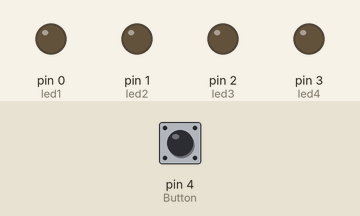
Recording of a sketch running on a simulated Arduino Uno, built with avr-gcc and run on an emulated ATmega328P. On the bench: output pins drawn as LEDs (lit = HIGH). The test bench sets the inputs (shaded band); at power-on: pin 4 (Button) LOW.

Above: at 1.2 s.
1.3 s: pin 4 (Button) pulled HIGH for 0.15 s
At 1.8 s:
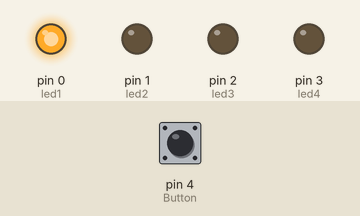
4.4 s: pin 4 (Button) pulled HIGH for 1 s
At 4.4 s:
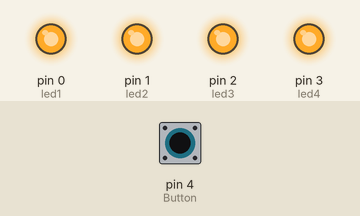
8.4 s: pin 4 (Button) pulled HIGH for 3.2 s
At 14.5 s:
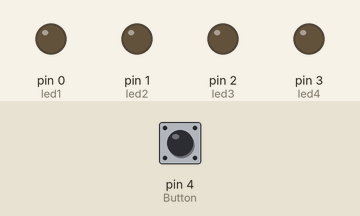
Timing chart, 0 to 16.0 s (numbered marks = the images above; inputs shaded):
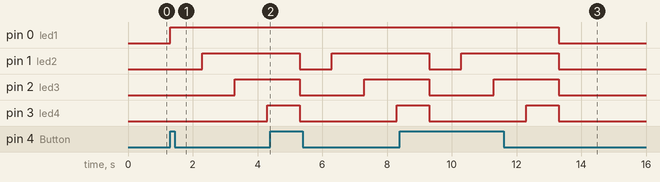

The sketch:

opdracht_1.1.ino
```cpp
int led1 = 0;

int led2 = 1;

int led3 = 2;

int led4 = 3;

int Button = 4;

int buttonState = 0;


void setup() {


  pinMode(led1, OUTPUT);

  pinMode(led2, OUTPUT);

  pinMode(led3, OUTPUT);

  pinMode(led4, OUTPUT);


}


void loop() { buttonState = digitalRead(Button);

  if (buttonState ==1){

    digitalWrite(led1, HIGH);

    delay(1000);

    digitalWrite(led1, HIGH);

    digitalWrite(led2, HIGH);

    delay(1000);

    digitalWrite(led1, HIGH);

    digitalWrite(led2, HIGH);

    digitalWrite(led3, HIGH);

    delay(1000);

    digitalWrite(led1, HIGH);

    digitalWrite(led2, HIGH);

    digitalWrite(led3, HIGH);

    digitalWrite(led4, HIGH);

    delay(1000);

    digitalWrite(led1, LOW);

    digitalWrite(led2, LOW);

    digitalWrite(led3, LOW);

    digitalWrite(led4, LOW);

  }

}
```

Measured:
- after the input at 1.3 s, pin 0 (led1): LOW → HIGH at once; pin 1 (led2): LOW → HIGH after 1.0 s; pin 2 (led3): LOW → HIGH after 2.0 s; pin 3 (led4): LOW → HIGH after 3.0 s
- after the input at 4.4 s, pin 0 (led1): stays HIGH (without the input it goes to LOW after 0.90 s)
- after the input at 8.4 s, pin 0 (led1): HIGH → LOW after 4.9 s instead of 0.90 s
